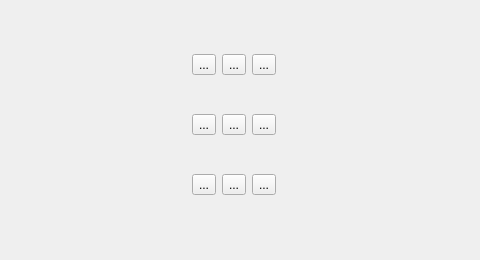
<?xml version="1.0" encoding="UTF-8"?>
<ui version="4.0">
 <class>Dialog</class>
 <widget class="QDialog" name="Dialog">
  <property name="geometry">
   <rect>
    <x>0</x>
    <y>0</y>
    <width>480</width>
    <height>260</height>
   </rect>
  </property>
  <property name="windowTitle">
   <string>Keypad</string>
  </property>
  <widget class="QWidget" name="gridLayoutWidget">
   <property name="geometry">
    <rect>
     <x>9</x>
     <y>10</y>
     <width>451</width>
     <height>231</height>
    </rect>
   </property>
   <layout class="QGridLayout" name="gridLayout">
    <item row="3" column="0">
     <layout class="QHBoxLayout" name="horizontalLayout">
      <item>
       <widget class="QToolButton" name="toolButton_7">
        <property name="text">
         <string>...</string>
        </property>
       </widget>
      </item>
      <item>
       <widget class="QToolButton" name="toolButton_8">
        <property name="text">
         <string>...</string>
        </property>
       </widget>
      </item>
      <item>
       <widget class="QToolButton" name="toolButton_9">
        <property name="text">
         <string>...</string>
        </property>
       </widget>
      </item>
     </layout>
    </item>
    <item row="2" column="0">
     <layout class="QHBoxLayout" name="horizontalLayout_3">
      <item>
       <widget class="QToolButton" name="toolButton_4">
        <property name="text">
         <string>...</string>
        </property>
       </widget>
      </item>
      <item>
       <widget class="QToolButton" name="toolButton_5">
        <property name="text">
         <string>...</string>
        </property>
       </widget>
      </item>
      <item>
       <widget class="QToolButton" name="toolButton_6">
        <property name="text">
         <string>...</string>
        </property>
       </widget>
      </item>
     </layout>
    </item>
    <item row="1" column="0">
     <layout class="QHBoxLayout" name="horizontalLayout_2">
      <item>
       <widget class="QToolButton" name="toolButton_1">
        <property name="text">
         <string>...</string>
        </property>
        <property name="icon">
         <iconset>
          <normalon>../images/1.png</normalon>
          <selectedon>../images/y1.png</selectedon>
         </iconset>
        </property>
       </widget>
      </item>
      <item>
       <widget class="QToolButton" name="toolButton_2">
        <property name="text">
         <string>...</string>
        </property>
       </widget>
      </item>
      <item>
       <widget class="QToolButton" name="toolButton_3">
        <property name="text">
         <string>...</string>
        </property>
       </widget>
      </item>
     </layout>
    </item>
   </layout>
  </widget>
 </widget>
 <layoutdefault spacing="6" margin="11"/>
 <resources/>
 <connections/>
</ui>
